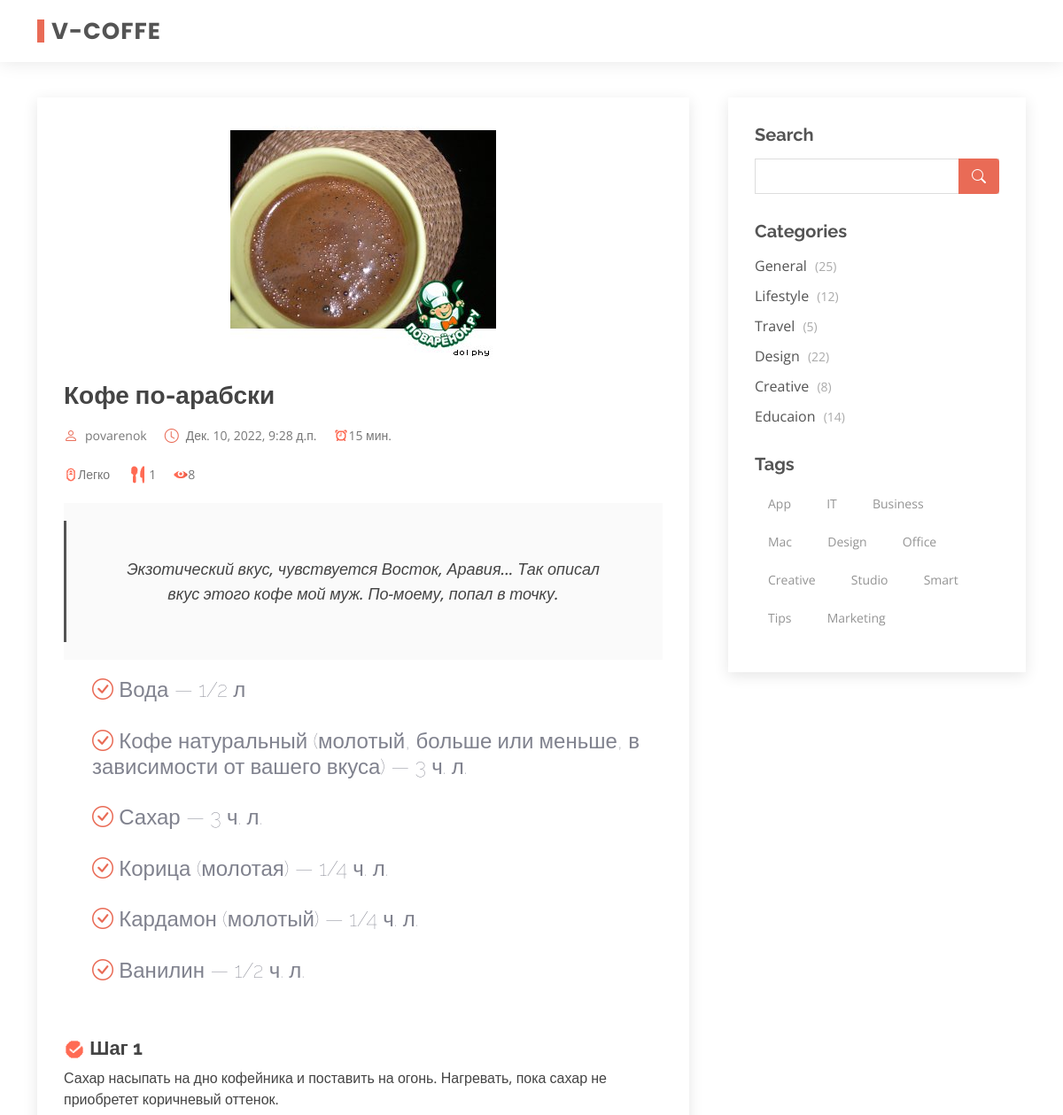
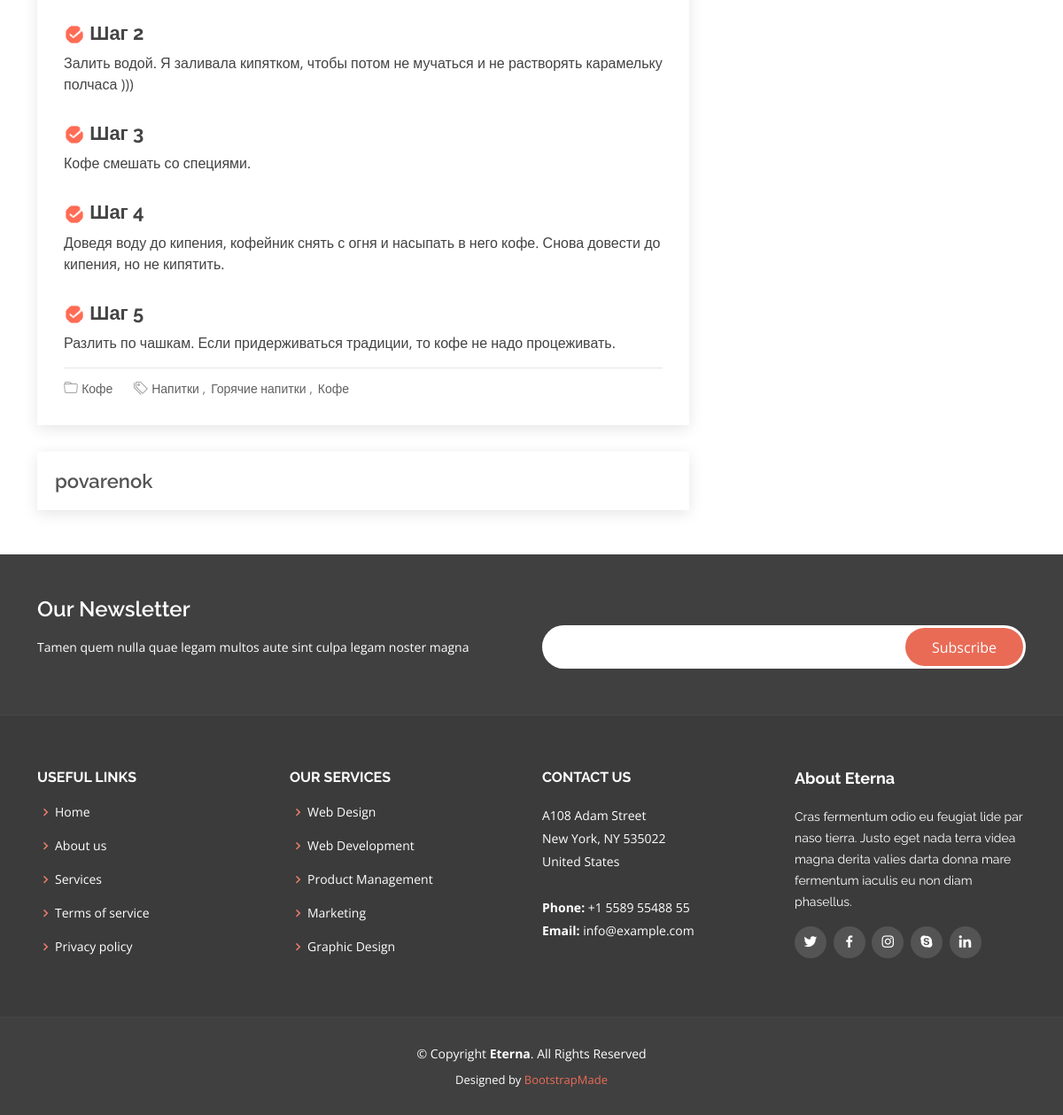
Page /recipe/kofe-po-arabski_2 on the committed database (2 pictures, top to bottom).
### home/models.py (models this page shows, shortened)
class Recipe(models.Model):
    title = models.CharField(max_length=150, help_text='Название блюда')
    cooking_time = models.IntegerField(default=-1, help_text="Время готовки")
    number_of_servings = models.IntegerField(default=1, help_text="Сколько порций")
    complexity = models.ForeignKey(Complexity, on_delete=models.PROTECT, default=1, help_text="Сложность готовки")
    ingredients = models.TextField(null=False, help_text="Ингридиенты")
    steps = models.TextField(null=False, help_text="Шаги приготовления блюда")
    calories = models.FloatField(default=0, help_text="Кол-во калорий на 100гр")
    proteins = models.FloatField(default=0, help_text="Кол-во белков на 100гр")
    fats = models.FloatField(default=0, help_text="Кол-во жиров на 100гр")
    carbohydrates = models.FloatField(default=0, help_text="Кол-во углеводов на 100гр")
    _type = models.ForeignKey(Type, on_delete=models.PROTECT, help_text="Тип блюда")
    tags = models.ManyToManyField(Tags, help_text="Теги")
    author_name = models.CharField(max_length=150, help_text="Имя автора (или сайта)")
    author_link = models.CharField(max_length=150, help_text="ссылка на автора или на сайт")
    quote = models.TextField(help_text="Небольшое описание")
    preview_photo = models.ImageField(upload_to=path_and_rename, help_text="фотка")
    views = models.IntegerField(default=0, help_text="не трогай")
    published = models.DateTimeField(auto_now_add=True)
    url = models.CharField(max_length=150, unique=True, null=False, blank=True, help_text="пиши тут что хочешь")
    kitchen = models.ForeignKey(Type_of_kitchen, on_delete=models.PROTECT, default=1)
    def save(self, *args, **kwargs):
        self.url = RuTextToSlug(self.title) + f"_{self.pk}"
        super().save(*args, **kwargs)
    class Meta:
        verbose_name = "Рецепт"
        verbose_name_plural = "Рецепты"

class Complexity(models.Model):
    title = models.CharField(max_length=150)
    def __str__(self):
        return self.title
    class Meta:
        verbose_name = "Уровень сложности готовки"
        verbose_name_plural = "Уровни сложности готовки"

class Type(models.Model):
    title = models.CharField(max_length=150)
    def __str__(self):
        return self.title
    class Meta:
        verbose_name = "Тип блюда"
        verbose_name_plural = "Типы блюд"

class Tags(models.Model):
    title = models.CharField(max_length=100)
    def __str__(self):
        return self.title
    class Meta:
        verbose_name = "Тег"
        verbose_name_plural = "Теги"

### home/views.py (the view)
# urls.py: path("recipe/<slug:recipe>", GetRecipe.as_view(), name="get_recipe"),
class GetRecipe(View):
    template_name = 'home/GetRecipe.html'
    def get_context_data(self, recipe, **kwargs):
        CurrentRecipe = Recipe.objects.get(url=recipe)
        CurrentRecipe.views += 1
        CurrentRecipe.save()
        steps = []
        StepNumber = 1
        for step in CurrentRecipe.steps.split("\n"):
            steps.append({'step': step, 'num': StepNumber})
            StepNumber += 1
        return {
            'title': f'Рецепт : {CurrentRecipe.title}',
            'media': MEDIA_URL,
            'recipe': CurrentRecipe,
            'ingredients': CurrentRecipe.ingredients.split("\n"),
            'steps': steps,
            'type': CurrentRecipe._type
        }
    def get(self, request, recipe):
        return render(request, self.template_name, self.get_context_data(recipe))

### home/Logic.py (called while the page is built)
def RuTextToSlug(url):
    en = {
        'а': 'a', 'б': 'b', 'в': 'v',
        'г': 'g', 'д': 'd', 'е': 'e',
        'ё': 'e', 'ж': 'j', 'з': 'z',
        'и': 'i', 'й': 'i', 'к': 'k',
        'л': 'l', 'м': 'm', 'н': 'n',
        'о': 'o', 'п': 'p', 'р': 'r',
        'с': 's', 'т': 't', 'у': 'u',
        'ф': 'f', 'х': 'x', 'ц': 'c',
        'ч': 'ch', 'ш': 'sh', 'щ': 'sh',
        'ъ': '', 'ы': '', 'ь': '',
        'э': 'a', 'ю': 'u', 'я': 'a',
        "-": "-", "_": "-"
    }
    slug = ""
    url = url.replace(" ", "_").lower().replace("'", "").replace('"', '')
    for symbol in url:
        slug += en[symbol] if symbol in en else symbol
    return slug

### templates/home/GetRecipe.html
{% extends 'base.html' %}
{% load static %}
{% block content %}
    <section id="blog" class="blog">
        <div class="container" data-aos="fade-up">
            <div class="row">
                <div class="col-lg-8 entries">
                    <article class="entry entry-single">
                        <div class="entry-img text-center"><img src="{{ media }}/{{ recipe.preview_photo }}" alt=""
                                                                class="img-fluid"></div>
                        <h2 class="entry-title">{{ recipe.title }}</h2>
                        <div class="entry-meta">
                            <ul>
                                <li class="d-flex align-items-center main-color"><i class="bi bi-person"></i> <a
                                        href="{{ recipe.author_link }}">{{ recipe.author_name }}</a></li>
                                <li class="d-flex align-items-center main-color"><i class="bi bi-clock"></i> <a
                                        href="">
                                    <time datetime="2020-01-01">{{ recipe.published }}</time>
                                </a></li>
                                <li class="d-flex align-items-center"><img
                                        src="{% static 'img/icons/Recipe_description/timer.png' %}" height="16" alt=""
                                        class="main-color"><a
                                        href="">{{ recipe.cooking_time }} мин.</a></li>
                            </ul>
                            <br>
                            <ul>
                                <li class="d-flex align-items-center main-color"><img
                                        src="{% static 'img/icons/Recipe_description/level.png' %}" height="16" alt=""
                                        class="main-color"> <a
                                        href="">{{ recipe.complexity }}</a></li>
                                <li class="d-flex align-items-center main-color"><img
                                        src="{% static 'img/icons/Recipe_description/number_of_servings.png' %}"
                                        height="24" alt="" class="main-color"> <a
                                        href="">{{ recipe.number_of_servings }}</a></li>
                                <li class="d-flex align-items-center"><img
                                        src="{% static 'img/icons/Recipe_description/eye.png' %}" height="16" alt=""
                                        class="main-color"><a
                                        href="">{{ recipe.views }}  </a></li>
                            </ul>
                        </div>
                        <div class="entry-content">
                            <blockquote><p style="font-size: 18px;">{{ recipe.quote }}</p></blockquote>
                            <div>
                                <div class="ingredients">
                                    <h4 style="color: #80828E; font-weight: lighter;">
                                        <ul>
                                            {% for ingredient in ingredients %}
                                                <i class="bi bi-check-circle main-color"></i>
                                                <span>{{ ingredient }}</span><br><br>
                                            {% endfor %}
                                        </ul>
                                    </h4>
                                </div>
                                <div class="steps">
                                    {% for step in steps %}
                                        <h3>
                                        <span>
                                            <img src="{% static 'img/icons/Recipe_description/step.png' %}" width="24px"
                                                 alt="">
                                        </span>
                                            Шаг {{ step.num }}
                                        </h3>
                                        <p>
                                            {{ step.step }}
                                        </p>
                                    {% endfor %}
                                </div>
                            </div>
                        </div>
                        <div class="entry-footer"><i class="bi bi-folder"></i>
                            <ul class="cats">
                                <li><a href="#">{{ type }}</a></li>
                            </ul>
                            <i class="bi bi-tags"></i>
                            <ul class="tags">
                                {% for tag in recipe.tags.all %}
                                    <li><a href="#">{{ tag }}</a></li>
                                {% endfor %}
                            </ul>
                        </div>
                    </article>
                    <div class="blog-author d-flex align-items-center text-center">
                        <div>
                            <a href="{{ recipe.author_link }}">
                                <h4>{{ recipe.author_name }}</h4>
                            </a>
                        </div>
                    </div>
                </div>
                <div class="col-lg-4">
                    <div class="sidebar"><h3 class="sidebar-title">Search</h3>
                        <div class="sidebar-item search-form">
                            <form action=""><input type="text">
                                <button type="submit"><i class="bi bi-search"></i></button>
                            </form>
                        </div>
                        <h3 class="sidebar-title">Categories</h3>
                        <div class="sidebar-item categories">
                            <ul>
                                <li><a href="#">General <span>(25)</span></a></li>
                                <li><a href="#">Lifestyle <span>(12)</span></a></li>
                                <li><a href="#">Travel <span>(5)</span></a></li>
                                <li><a href="#">Design <span>(22)</span></a></li>
                                <li><a href="#">Creative <span>(8)</span></a></li>
                                <li><a href="#">Educaion <span>(14)</span></a></li>
                            </ul>
                        </div>
                        <h3 class="sidebar-title">Tags</h3>
                        <div class="sidebar-item tags">
                            <ul>
                                <li><a href="#">App</a></li>
                                <li><a href="#">IT</a></li>
                                <li><a href="#">Business</a></li>
                                <li><a href="#">Mac</a></li>
                                <li><a href="#">Design</a></li>
                                <li><a href="#">Office</a></li>
                                <li><a href="#">Creative</a></li>
                                <li><a href="#">Studio</a></li>
                                <li><a href="#">Smart</a></li>
                                <li><a href="#">Tips</a></li>
                                <li><a href="#">Marketing</a></li>
                            </ul>
                        </div>
                    </div>
                </div>
            </div>
        </div>
    </section>
{% endblock %}

### static/css/main.css (style rules this page uses)
:root { --font-default: "Open Sans", system-ui, -apple-system, "Segoe UI", Roboto, "Helvetica Neue", Arial, "Noto Sans", "Liberation Sans", sans-serif, "Apple Color Emoji", "Segoe UI Emoji", "Segoe UI Symbol", "Noto Color Emoji"; --font-primary: "Roboto", sans-serif; --font-secondary: "Work Sans", sans-serif; }
:root { --color-default: #364d59; --color-primary: #e96b56; --color-secondary: #52565e; }
:root { scroll-behavior: smooth; }
body { font-family: var(--font-default); color: var(--color-default); overflow-x: hidden; }
a { color: var(--color-primary); text-decoration: none; }
h1, h2, h3, h4, h5, h6 { font-family: var(--font-primary); }
section { padding: 80px 0; overflow: hidden; }
.blog .sidebar { padding: 30px; box-shadow: 0 4px 16px rgba(0, 0, 0, 0.1); }
.blog .sidebar .sidebar-title { font-size: 20px; font-weight: 700; padding: 0; margin: 0; color: var(--color-secondary); }
.blog .sidebar .search-form form { background: #fff; border: 1px solid rgba(82, 86, 94, 0.3); padding: 3px 10px; position: relative; }
.blog .sidebar .search-form form input[type=text] { border: 0; padding: 4px; border-radius: 4px; width: calc(100% - 40px); }
.blog .sidebar .search-form form button { position: absolute; top: 0; right: 0; bottom: 0; border: 0; background: none; font-size: 16px; padding: 0 15px; margin: -1px; background: var(--color-primary); color: var(--color-secondary); transition: 0.3s; border-radius: 0 4px 4px 0; line-height: 0; }
.blog .sidebar .search-form form button i { line-height: 0; }
.blog .sidebar .categories ul { list-style: none; padding: 0; }
.blog .sidebar .categories ul li+li { padding-top: 10px; }
.blog .sidebar .categories ul a { color: var(--color-secondary); transition: 0.3s; }
.blog .sidebar .categories ul a span { padding-left: 5px; color: rgba(54, 77, 89, 0.4); font-size: 14px; }
.blog .sidebar .tags { margin-bottom: -10px; }
.blog .sidebar .tags ul { list-style: none; padding: 0; }
.blog .sidebar .tags ul li { display: inline-block; }
.blog .sidebar .tags ul a { color: #838893; font-size: 14px; padding: 6px 14px; margin: 0 6px 8px 0; border: 1px solid rgba(131, 136, 147, 0.4); display: inline-block; transition: 0.3s; }

### rows in the picture
Recipe: preview_photo (picture), title "Кофе по-арабски", author_name "povarenok", published "Дек. 10, 2022, 9:28 д.п.", cooking_time "15", complexity "Легко", number_of_servings "1", views "8", quote "Экзотический вкус, чувствуется Восток, Аравия... Так описал вкус этого кофе мой муж. По-моему, попал в точку."
Type: title "Кофе"
Tags: title "Напитки"
Tags: title "Горячие напитки"
Tags: title "Кофе"

### other values in the picture
{{ ingredient }} "Вода — 1/2 л" "Кофе натуральный (молотый, больше или меньше, в зависимости от вашего вкуса) — 3 ч. л." "Сахар — 3 ч. л." "Корица (молотая) — 1/4 ч. л." "Кардамон (молотый) — 1/4 ч. л." "Ванилин — 1/2 ч. л."
{{ step.num }} "1" "2" "3" "4" "5"
{{ step.step }} "Сахар насыпать на дно кофейника и поставить на огонь. Нагревать, пока сахар не приобретет коричневый оттенок." "Залить водой. Я заливала кипятком, чтобы потом не мучаться и не растворять карамельку полчаса )))" "Кофе смешать со специями." "Доведя воду до кипения, кофейник снять с огня и насыпать в него кофе. Снова довести до кипения, но не кипятить." "Разлить по чашкам. Если придерживаться традиции, то кофе не надо процеживать."
